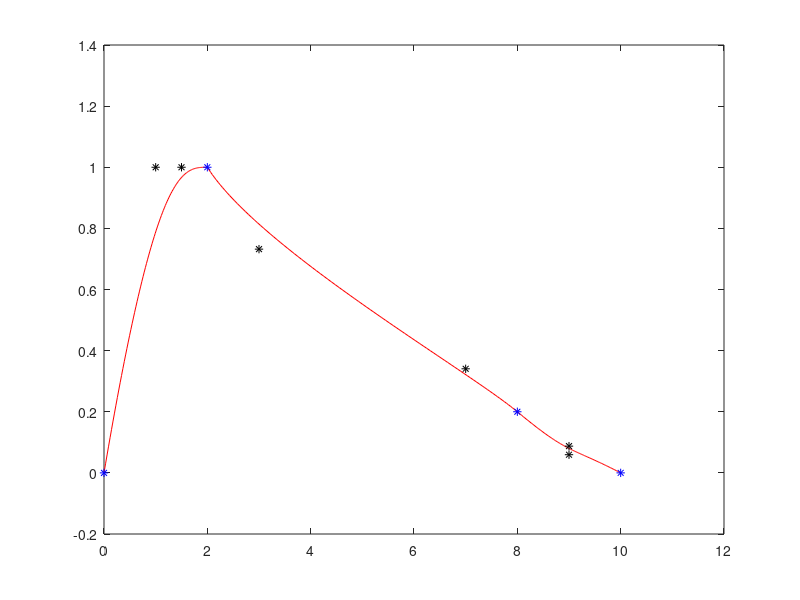

The MATLAB script that drew this image:
function A = questao3()

    np = 100; 
    h = 1 / np; 

    % pontos de ancoragem
    pA = [0, 0];
    pB = [2, 1];
    pC = [8, 0.2];
    pD = [10, 0];

    % pontos de controle
    cA1 = pA + [1, tan(45 * pi/180)];
    cB1 = pB - [.5, tan(0)];
    cB2 = pB + [1, tan(-15 * pi/180)];
    cC1 = pC - [1, tan(-8 * pi/180)];
    cC2 = pC + [1, tan(-8 * pi/180)];
    cD1 = pD - [1, tan(-5 * pi/180)];

    bezierAB = bezier(np, pA, cA1, pB, cB1);
    bezierBC = bezier(np, pB, cB2, pC, cC1);
    bezierCD = bezier(np, pC, cC2, pD, cD1);

    points = [pA; pB; pC; pD];
    control = [cA1; cB1; cB2; cC1; cC2; cD1];
    final = [bezierAB; bezierBC; bezierCD];

    plot(
        final(:, 1), final(:, 2), 'r',
        points(:, 1), points(:, 2), '*b',
        control(:, 1), control(:, 2), '*k'
    )

end

function x = bezier(np, p1, c1, p2, c2)

    h = 1 / np;

    c = 3 * (c1 - p1);
    b = 3 * (c2 - c1) - c;
    a = (p2 - p1) - (c + b);

    t = 0;
    for i = 1 : np+1
        x(i, :) = p1 + t * (c + t * (b + t * a));
        t += h;
    end

end
